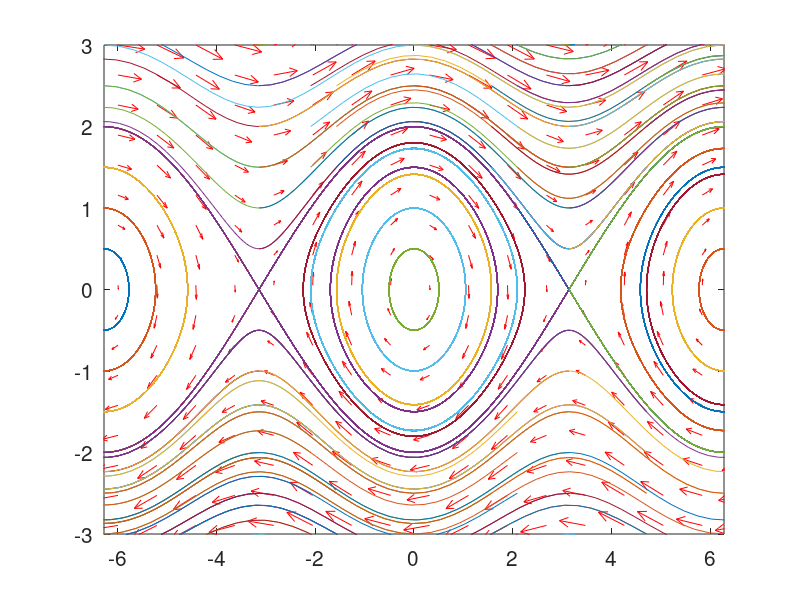

This chart was generated by the following MATLAB code:
%%%%%%%%%%%%%%%%%%%%%%%%%%%%%%%%%%%%%%%%%%%%%%%%%%%%%%%%%%%%%%%%%%%%%%%
% Análise Dinâmica de um Pêndulo Livre - Retrato de Fase
%%%%%%%%%%%%%%%%%%%%%%%%%%%%%%%%%%%%%%%%%%%%%%%%%%%%%%%%%%%%%%%%%%%%%%%

clc
clear
close all

%%%%%%%%%%%%%%%%%%%%%%%%%%%%%%%%%%%%%%%%%%%%%%%%%%%%%%%%%%%%%%%%%%%%%%%

set(0,"defaultaxesfontsize",15)
set(0,"defaulttextfontname","arial")
set(0,"defaulttextfontsize",15)

%%%%%%%%%%%%%%%%%%%%%%%%%%%%%%%%%%%%%%%%%%%%%%%%%%%%%%%%%%%%%%%%%%%%%%%

% Parâmetros de Simulação

l = 9.8;  % comprimento do fio [m]
g = 9.8;  % gravidade [m/s^2]

N  = 2000; % número de mostras
dt = 0.1; % período de amostragem
t = 0:dt:(N-1)*dt; % vetor tempo de simulação

%%%%%%%%%%%%%%%%%%%%%%%%%%%%%%%%%%%%%%%%%%%%%%%%%%%%%%%%%%%%%%%%%%%%%%%
% Plotando as Linhas do Campo

y1 = linspace(-6,9,20);
y2 = linspace(-4,3,20);

% creates two matrices one for all the x-values on the grid, and one for
% all the y-values on the grid. Note that x and y are matrices of the same
% size and shape, in this case 20 rows and 20 columns
[x,y] = meshgrid(y1,y2);
u = zeros(size(x));
v = zeros(size(x));
% we can use a single loop over each element to compute the derivatives at
% each point (y1, y2)
t=0; % we want the derivatives at each point at t=0, i.e. the starting time

for i = 1:numel(x)
    Yprime(1) =y(i);
    Yprime(2) = -(g/l)*sin(x(i));
    u(i) = Yprime(1);
    v(i) = Yprime(2);
end

figure(1)
quiver(x,y,u,v,'r'); hold on

%%%%%%%%%%%%%%%%%%%%%%%%%%%%%%%%%%%%%%%%%%%%%%%%%%%%%%%%%%%%%%%%%%%%%%%
% Pêndulo Livre
% condições iniciais  
ci = [-3*pi -2*pi/3 3*pi/2 -2*pi -pi -pi/2 0 pi/2 pi 2*pi 3*pi/2 2*pi/3 3*pi];
vi = [-3 -2.5 -2  -1.5 -1  -0.5  0  0.5  1  1.5  2 2.5 3];

for i = 1:length(ci)
for j = 1:length(vi)

theta(1) = ci(i);
dottheta(1) =vi(j);
ddottheta(1) = -(g/l)*sin(theta(1));
  
for k = 2:N
  % Aproximando usando o método de Runge-Kutta de 4.º ordem          
  % Parâmetros k para aproximar theta(i) e dottheta(i)
	% vetor de estados é z = [theta dottheta]'
	% dz = F(z); dz(1) = dotz(1) = dottheta
	% dz(2) = -(g/l)*sin(theta) = ddottheta

  % Cálculo das constantes
	k1a = dottheta(k-1);
	k1b = -(g/l)*sin(theta(k-1)); % ddotheta(i-1)

	k2a = dottheta(k-1) + dt*0.5*k1b; 
	k2b = -(g/l)*sin(theta(k-1) + dt*0.5*k1a);

	k3a = dottheta(k-1) + dt*0.5*k2b;
	k3b =  -(g/l)*sin(theta(k-1) +dt*0.5*k2a);

	k4a = dottheta(k-1) + dt*k3b;
	k4b =  -(g/l)*sin(theta(k-1) + dt*k3a);

	% aproximação de theta(i)
	theta(k) = theta(k-1) + dt*(k1a+2*k2a+2*k3a+k4a)/6;
	% aproximação de dottheta(i)
 	dottheta(k) = dottheta(k-1) + dt*(k1b+2*k2b+2*k3b+k4b)/6;
  % aproximação de ddottheta(i)
  ddottheta(k) = -(g/l)*sin(theta(k));
    
end

 figure(1)
  plot(theta,dottheta); hold on
  xlim([-2*pi 2*pi]);
  ylim([-3 3])
  %xlabel('$\theta$ [rad]')
  %ylabel('$\dot\theta$ [rad/s]')
  
end

end

%saveas(1,'retrato.tex');

%%%%%%%%%%%%%%%%%%%%%%%%%%%%%%%%%%%%%%%%%%%%%%%%%%%%%%%%%%%%%%%%%%%%%%%